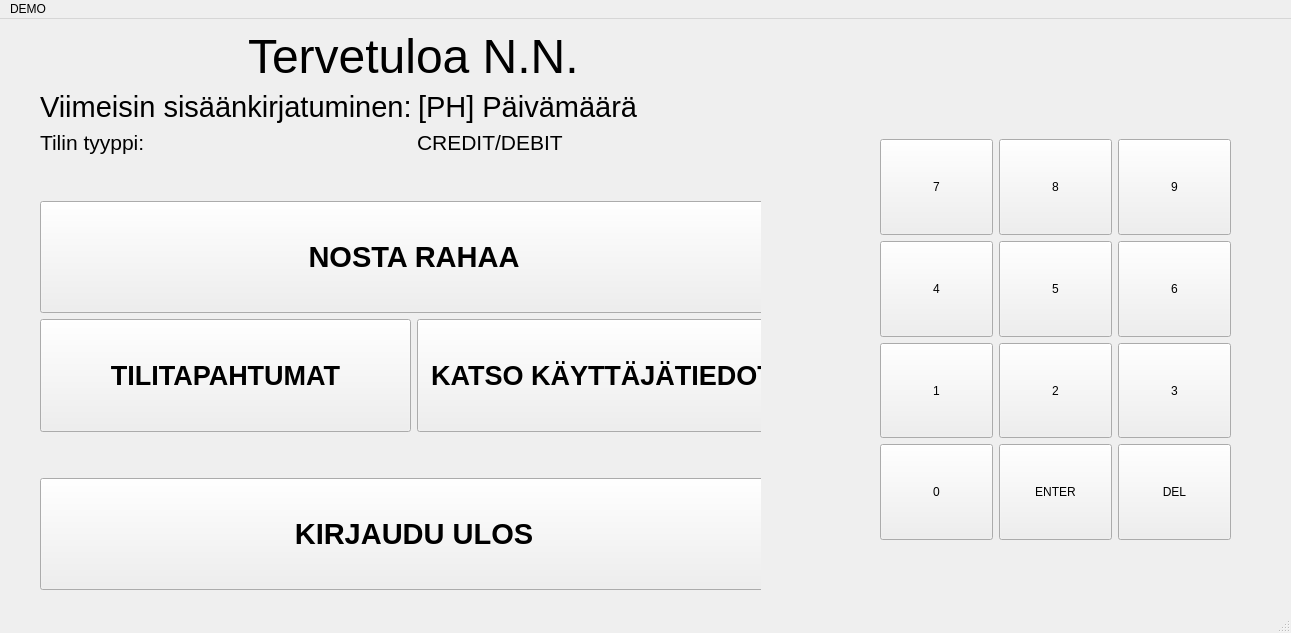
<?xml version="1.0" encoding="UTF-8"?>
<ui version="4.0">
 <class>MainWindow</class>
 <widget class="QMainWindow" name="MainWindow">
  <property name="geometry">
   <rect>
    <x>0</x>
    <y>0</y>
    <width>1291</width>
    <height>633</height>
   </rect>
  </property>
  <property name="windowTitle">
   <string>MainWindow</string>
  </property>
  <widget class="QWidget" name="centralwidget">
   <widget class="QWidget" name="gridLayoutWidget">
    <property name="geometry">
     <rect>
      <x>880</x>
      <y>120</y>
      <width>351</width>
      <height>401</height>
     </rect>
    </property>
    <layout class="QGridLayout" name="gridLayout">
     <item row="1" column="1">
      <widget class="QPushButton" name="btnNum5">
       <property name="sizePolicy">
        <sizepolicy hsizetype="Expanding" vsizetype="Expanding">
         <horstretch>0</horstretch>
         <verstretch>0</verstretch>
        </sizepolicy>
       </property>
       <property name="text">
        <string>5</string>
       </property>
      </widget>
     </item>
     <item row="0" column="1">
      <widget class="QPushButton" name="btnNum8">
       <property name="sizePolicy">
        <sizepolicy hsizetype="Expanding" vsizetype="Expanding">
         <horstretch>0</horstretch>
         <verstretch>0</verstretch>
        </sizepolicy>
       </property>
       <property name="text">
        <string>8</string>
       </property>
      </widget>
     </item>
     <item row="2" column="1">
      <widget class="QPushButton" name="btnNum2">
       <property name="sizePolicy">
        <sizepolicy hsizetype="Expanding" vsizetype="Expanding">
         <horstretch>0</horstretch>
         <verstretch>0</verstretch>
        </sizepolicy>
       </property>
       <property name="text">
        <string>2</string>
       </property>
      </widget>
     </item>
     <item row="1" column="2">
      <widget class="QPushButton" name="btnNum6">
       <property name="sizePolicy">
        <sizepolicy hsizetype="Expanding" vsizetype="Expanding">
         <horstretch>0</horstretch>
         <verstretch>0</verstretch>
        </sizepolicy>
       </property>
       <property name="text">
        <string>6</string>
       </property>
      </widget>
     </item>
     <item row="0" column="0">
      <widget class="QPushButton" name="btnNum7">
       <property name="sizePolicy">
        <sizepolicy hsizetype="Expanding" vsizetype="Expanding">
         <horstretch>0</horstretch>
         <verstretch>0</verstretch>
        </sizepolicy>
       </property>
       <property name="text">
        <string>7</string>
       </property>
      </widget>
     </item>
     <item row="2" column="0">
      <widget class="QPushButton" name="btnNum1">
       <property name="sizePolicy">
        <sizepolicy hsizetype="Expanding" vsizetype="Expanding">
         <horstretch>0</horstretch>
         <verstretch>0</verstretch>
        </sizepolicy>
       </property>
       <property name="text">
        <string>1</string>
       </property>
      </widget>
     </item>
     <item row="1" column="0">
      <widget class="QPushButton" name="btnNum4">
       <property name="sizePolicy">
        <sizepolicy hsizetype="Expanding" vsizetype="Expanding">
         <horstretch>0</horstretch>
         <verstretch>0</verstretch>
        </sizepolicy>
       </property>
       <property name="text">
        <string>4</string>
       </property>
      </widget>
     </item>
     <item row="0" column="2">
      <widget class="QPushButton" name="btnNum1_9">
       <property name="sizePolicy">
        <sizepolicy hsizetype="Expanding" vsizetype="Expanding">
         <horstretch>0</horstretch>
         <verstretch>0</verstretch>
        </sizepolicy>
       </property>
       <property name="text">
        <string>9</string>
       </property>
      </widget>
     </item>
     <item row="2" column="2">
      <widget class="QPushButton" name="btnNum3">
       <property name="sizePolicy">
        <sizepolicy hsizetype="Expanding" vsizetype="Expanding">
         <horstretch>0</horstretch>
         <verstretch>0</verstretch>
        </sizepolicy>
       </property>
       <property name="text">
        <string>3</string>
       </property>
      </widget>
     </item>
     <item row="3" column="0">
      <widget class="QPushButton" name="btnNum0">
       <property name="sizePolicy">
        <sizepolicy hsizetype="Expanding" vsizetype="Expanding">
         <horstretch>0</horstretch>
         <verstretch>0</verstretch>
        </sizepolicy>
       </property>
       <property name="text">
        <string>0</string>
       </property>
      </widget>
     </item>
     <item row="3" column="1">
      <widget class="QPushButton" name="btnNumEnter">
       <property name="sizePolicy">
        <sizepolicy hsizetype="Expanding" vsizetype="Expanding">
         <horstretch>0</horstretch>
         <verstretch>0</verstretch>
        </sizepolicy>
       </property>
       <property name="text">
        <string>ENTER</string>
       </property>
      </widget>
     </item>
     <item row="3" column="2">
      <widget class="QPushButton" name="btnNumDel">
       <property name="sizePolicy">
        <sizepolicy hsizetype="Expanding" vsizetype="Expanding">
         <horstretch>0</horstretch>
         <verstretch>0</verstretch>
        </sizepolicy>
       </property>
       <property name="text">
        <string>DEL</string>
       </property>
      </widget>
     </item>
    </layout>
   </widget>
   <widget class="QStackedWidget" name="stackedWidget">
    <property name="geometry">
     <rect>
      <x>10</x>
      <y>0</y>
      <width>751</width>
      <height>581</height>
     </rect>
    </property>
    <property name="currentIndex">
     <number>2</number>
    </property>
    <widget class="QWidget" name="pageStartMenu">
     <widget class="QWidget" name="verticalLayoutWidget">
      <property name="geometry">
       <rect>
        <x>140</x>
        <y>10</y>
        <width>441</width>
        <height>210</height>
       </rect>
      </property>
      <layout class="QVBoxLayout" name="verticalLayout">
       <item alignment="Qt::AlignHCenter">
        <widget class="QLabel" name="label">
         <property name="font">
          <font>
           <pointsize>36</pointsize>
           <bold>true</bold>
          </font>
         </property>
         <property name="text">
          <string>Bankkimaattori</string>
         </property>
        </widget>
       </item>
       <item alignment="Qt::AlignHCenter">
        <widget class="QLabel" name="labelKortinTila">
         <property name="font">
          <font>
           <pointsize>28</pointsize>
          </font>
         </property>
         <property name="frameShadow">
          <enum>QFrame::Plain</enum>
         </property>
         <property name="text">
          <string>Syötä kortti</string>
         </property>
        </widget>
       </item>
       <item>
        <layout class="QHBoxLayout" name="horizontalLayout">
         <item>
          <widget class="QLabel" name="label_2">
           <property name="font">
            <font>
             <pointsize>22</pointsize>
            </font>
           </property>
           <property name="text">
            <string>Kortin numero:</string>
           </property>
          </widget>
         </item>
         <item>
          <widget class="QLabel" name="labelKortinNumero">
           <property name="font">
            <font>
             <pointsize>22</pointsize>
            </font>
           </property>
           <property name="text">
            <string/>
           </property>
          </widget>
         </item>
        </layout>
       </item>
      </layout>
     </widget>
     <widget class="QWidget" name="gridLayoutWidget_2">
      <property name="geometry">
       <rect>
        <x>110</x>
        <y>190</y>
        <width>511</width>
        <height>221</height>
       </rect>
      </property>
      <layout class="QGridLayout" name="gridLayout_2">
       <item row="0" column="0">
        <widget class="QLabel" name="label_3">
         <property name="text">
          <string>TextLabel</string>
         </property>
        </widget>
       </item>
       <item row="0" column="3">
        <widget class="QLabel" name="label_6">
         <property name="text">
          <string>TextLabel</string>
         </property>
        </widget>
       </item>
       <item row="0" column="2">
        <widget class="QLabel" name="label_5">
         <property name="text">
          <string>TextLabel</string>
         </property>
        </widget>
       </item>
       <item row="0" column="1">
        <widget class="QLabel" name="label_4">
         <property name="text">
          <string>TextLabel</string>
         </property>
        </widget>
       </item>
      </layout>
     </widget>
     <widget class="QWidget" name="horizontalLayoutWidget_2">
      <property name="geometry">
       <rect>
        <x>120</x>
        <y>430</y>
        <width>431</width>
        <height>141</height>
       </rect>
      </property>
      <layout class="QHBoxLayout" name="horizontalLayout_2">
       <item>
        <widget class="QPushButton" name="btnEnterPin">
         <property name="sizePolicy">
          <sizepolicy hsizetype="Expanding" vsizetype="Expanding">
           <horstretch>1</horstretch>
           <verstretch>0</verstretch>
          </sizepolicy>
         </property>
         <property name="minimumSize">
          <size>
           <width>212</width>
           <height>24</height>
          </size>
         </property>
         <property name="text">
          <string>ENTER</string>
         </property>
         <property name="checkable">
          <bool>false</bool>
         </property>
        </widget>
       </item>
       <item>
        <widget class="QPushButton" name="btnCancelMainwindow">
         <property name="sizePolicy">
          <sizepolicy hsizetype="Minimum" vsizetype="Minimum">
           <horstretch>0</horstretch>
           <verstretch>0</verstretch>
          </sizepolicy>
         </property>
         <property name="text">
          <string>CANCEL</string>
         </property>
        </widget>
       </item>
      </layout>
     </widget>
    </widget>
    <widget class="QWidget" name="pageValitseTili">
     <widget class="QWidget" name="verticalLayoutWidget_2">
      <property name="geometry">
       <rect>
        <x>180</x>
        <y>190</y>
        <width>331</width>
        <height>251</height>
       </rect>
      </property>
      <layout class="QVBoxLayout" name="verticalLayout_3">
       <item alignment="Qt::AlignHCenter">
        <widget class="QLabel" name="label_9">
         <property name="font">
          <font>
           <pointsize>36</pointsize>
           <bold>true</bold>
          </font>
         </property>
         <property name="text">
          <string>Valitse Tili</string>
         </property>
        </widget>
       </item>
       <item>
        <spacer name="verticalSpacer">
         <property name="orientation">
          <enum>Qt::Vertical</enum>
         </property>
         <property name="sizeHint" stdset="0">
          <size>
           <width>20</width>
           <height>40</height>
          </size>
         </property>
        </spacer>
       </item>
       <item>
        <layout class="QHBoxLayout" name="horizontalLayout_4">
         <item>
          <widget class="QPushButton" name="btnValitseCredit">
           <property name="sizePolicy">
            <sizepolicy hsizetype="Expanding" vsizetype="Expanding">
             <horstretch>0</horstretch>
             <verstretch>0</verstretch>
            </sizepolicy>
           </property>
           <property name="text">
            <string>Credit</string>
           </property>
          </widget>
         </item>
         <item>
          <widget class="QPushButton" name="btnValitseDebit">
           <property name="sizePolicy">
            <sizepolicy hsizetype="Expanding" vsizetype="Expanding">
             <horstretch>0</horstretch>
             <verstretch>0</verstretch>
            </sizepolicy>
           </property>
           <property name="text">
            <string>Debit</string>
           </property>
          </widget>
         </item>
        </layout>
       </item>
      </layout>
     </widget>
    </widget>
    <widget class="QWidget" name="pageMainMenu">
     <widget class="QWidget" name="verticalLayoutWidget_3">
      <property name="geometry">
       <rect>
        <x>30</x>
        <y>10</y>
        <width>748</width>
        <height>561</height>
       </rect>
      </property>
      <layout class="QVBoxLayout" name="verticalLayout_4">
       <item>
        <layout class="QVBoxLayout" name="verticalLayout_5">
         <item alignment="Qt::AlignHCenter">
          <widget class="QLabel" name="label_10">
           <property name="font">
            <font>
             <pointsize>36</pointsize>
            </font>
           </property>
           <property name="text">
            <string>Tervetuloa N.N.</string>
           </property>
          </widget>
         </item>
         <item>
          <layout class="QHBoxLayout" name="horizontalLayout_5">
           <item>
            <widget class="QLabel" name="label_11">
             <property name="font">
              <font>
               <pointsize>22</pointsize>
              </font>
             </property>
             <property name="text">
              <string>Viimeisin sisäänkirjatuminen:</string>
             </property>
            </widget>
           </item>
           <item>
            <widget class="QLabel" name="labelLastLogin">
             <property name="font">
              <font>
               <pointsize>22</pointsize>
              </font>
             </property>
             <property name="text">
              <string>[PH] Päivämäärä</string>
             </property>
            </widget>
           </item>
          </layout>
         </item>
        </layout>
       </item>
       <item>
        <layout class="QHBoxLayout" name="horizontalLayout_6">
         <item>
          <widget class="QLabel" name="label_12">
           <property name="font">
            <font>
             <pointsize>16</pointsize>
            </font>
           </property>
           <property name="text">
            <string>Tilin tyyppi:</string>
           </property>
          </widget>
         </item>
         <item>
          <widget class="QLabel" name="labelAccountType">
           <property name="font">
            <font>
             <pointsize>16</pointsize>
            </font>
           </property>
           <property name="text">
            <string>CREDIT/DEBIT</string>
           </property>
          </widget>
         </item>
        </layout>
       </item>
       <item>
        <spacer name="verticalSpacer_2">
         <property name="orientation">
          <enum>Qt::Vertical</enum>
         </property>
         <property name="sizeType">
          <enum>QSizePolicy::Fixed</enum>
         </property>
         <property name="sizeHint" stdset="0">
          <size>
           <width>20</width>
           <height>40</height>
          </size>
         </property>
        </spacer>
       </item>
       <item>
        <layout class="QVBoxLayout" name="verticalLayout_6">
         <item>
          <widget class="QPushButton" name="btnNostaRahaa">
           <property name="sizePolicy">
            <sizepolicy hsizetype="Expanding" vsizetype="Expanding">
             <horstretch>0</horstretch>
             <verstretch>0</verstretch>
            </sizepolicy>
           </property>
           <property name="font">
            <font>
             <pointsize>22</pointsize>
             <bold>true</bold>
            </font>
           </property>
           <property name="text">
            <string>NOSTA RAHAA</string>
           </property>
          </widget>
         </item>
         <item>
          <layout class="QHBoxLayout" name="horizontalLayout_7">
           <item>
            <widget class="QPushButton" name="btnTilitapahtumat">
             <property name="sizePolicy">
              <sizepolicy hsizetype="Expanding" vsizetype="Expanding">
               <horstretch>0</horstretch>
               <verstretch>0</verstretch>
              </sizepolicy>
             </property>
             <property name="font">
              <font>
               <pointsize>20</pointsize>
               <bold>true</bold>
              </font>
             </property>
             <property name="text">
              <string>TILITAPAHTUMAT</string>
             </property>
            </widget>
           </item>
           <item>
            <widget class="QPushButton" name="btnKatsoTiedot">
             <property name="sizePolicy">
              <sizepolicy hsizetype="Expanding" vsizetype="Expanding">
               <horstretch>0</horstretch>
               <verstretch>0</verstretch>
              </sizepolicy>
             </property>
             <property name="font">
              <font>
               <pointsize>20</pointsize>
               <bold>true</bold>
              </font>
             </property>
             <property name="autoFillBackground">
              <bool>false</bool>
             </property>
             <property name="text">
              <string>KATSO KÄYTTÄJÄTIEDOT</string>
             </property>
            </widget>
           </item>
          </layout>
         </item>
         <item>
          <spacer name="verticalSpacer_3">
           <property name="orientation">
            <enum>Qt::Vertical</enum>
           </property>
           <property name="sizeType">
            <enum>QSizePolicy::Fixed</enum>
           </property>
           <property name="sizeHint" stdset="0">
            <size>
             <width>20</width>
             <height>40</height>
            </size>
           </property>
          </spacer>
         </item>
         <item>
          <widget class="QPushButton" name="btnKirjauduUlos">
           <property name="sizePolicy">
            <sizepolicy hsizetype="Expanding" vsizetype="Expanding">
             <horstretch>0</horstretch>
             <verstretch>0</verstretch>
            </sizepolicy>
           </property>
           <property name="font">
            <font>
             <pointsize>22</pointsize>
             <bold>true</bold>
            </font>
           </property>
           <property name="text">
            <string>KIRJAUDU ULOS</string>
           </property>
          </widget>
         </item>
        </layout>
       </item>
      </layout>
     </widget>
    </widget>
    <widget class="QWidget" name="pageNostaRahaa">
     <widget class="QLabel" name="label_13">
      <property name="geometry">
       <rect>
        <x>200</x>
        <y>10</y>
        <width>271</width>
        <height>91</height>
       </rect>
      </property>
      <property name="font">
       <font>
        <pointsize>26</pointsize>
        <bold>true</bold>
       </font>
      </property>
      <property name="text">
       <string>NOSTA RAHAA</string>
      </property>
     </widget>
     <widget class="QPushButton" name="btnTakaisin">
      <property name="geometry">
       <rect>
        <x>200</x>
        <y>440</y>
        <width>331</width>
        <height>91</height>
       </rect>
      </property>
      <property name="baseSize">
       <size>
        <width>0</width>
        <height>5</height>
       </size>
      </property>
      <property name="font">
       <font>
        <pointsize>22</pointsize>
        <bold>true</bold>
       </font>
      </property>
      <property name="text">
       <string>TAKAISIN</string>
      </property>
     </widget>
    </widget>
    <widget class="QWidget" name="pageTiliTapahtumat">
     <widget class="QLabel" name="label_14">
      <property name="geometry">
       <rect>
        <x>190</x>
        <y>20</y>
        <width>311</width>
        <height>91</height>
       </rect>
      </property>
      <property name="font">
       <font>
        <pointsize>26</pointsize>
        <bold>true</bold>
       </font>
      </property>
      <property name="text">
       <string>TILI TAPAHTUMAT</string>
      </property>
     </widget>
     <widget class="QPushButton" name="btnTakaisin2">
      <property name="geometry">
       <rect>
        <x>220</x>
        <y>440</y>
        <width>231</width>
        <height>81</height>
       </rect>
      </property>
      <property name="text">
       <string>TAKAISIN</string>
      </property>
     </widget>
    </widget>
    <widget class="QWidget" name="pageKatsoTiedot">
     <widget class="QLabel" name="label_15">
      <property name="geometry">
       <rect>
        <x>150</x>
        <y>30</y>
        <width>441</width>
        <height>91</height>
       </rect>
      </property>
      <property name="font">
       <font>
        <pointsize>26</pointsize>
        <bold>true</bold>
       </font>
      </property>
      <property name="text">
       <string>KATSO KÄYTTÄJÄTIEDOT</string>
      </property>
     </widget>
     <widget class="QPushButton" name="btnTakaisin3">
      <property name="geometry">
       <rect>
        <x>200</x>
        <y>410</y>
        <width>271</width>
        <height>121</height>
       </rect>
      </property>
      <property name="text">
       <string>TAKAISIN</string>
      </property>
     </widget>
    </widget>
   </widget>
   <zorder>stackedWidget</zorder>
   <zorder>gridLayoutWidget</zorder>
  </widget>
  <widget class="QStatusBar" name="statusbar"/>
  <widget class="QMenuBar" name="menubar">
   <property name="geometry">
    <rect>
     <x>0</x>
     <y>0</y>
     <width>1291</width>
     <height>26</height>
    </rect>
   </property>
   <widget class="QMenu" name="menuStartWindow">
    <property name="title">
     <string>DEMO</string>
    </property>
    <addaction name="actionDEMO"/>
    <addaction name="actionDEMO_KORTTI_1_PIN_KOODI"/>
   </widget>
   <addaction name="menuStartWindow"/>
  </widget>
  <action name="actionDEMO">
   <property name="text">
    <string>DEMO KORTTI 1</string>
   </property>
  </action>
  <action name="actionDEMO_KORTTI_1_PIN_KOODI">
   <property name="text">
    <string>[PH]DEMO KORTTI 1 PIN KOODI</string>
   </property>
  </action>
 </widget>
 <resources/>
 <connections/>
</ui>
